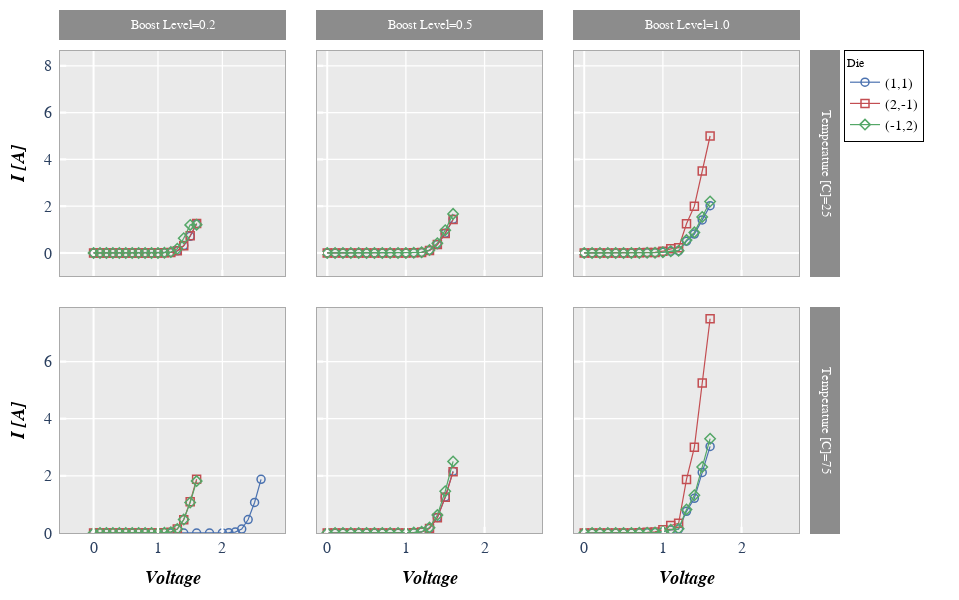

Notebook code cell kept with this figure:
### Markdown cell above
If we provide DataFrame column names for both ``row`` and ``col`` keywords, we create a grid of subplots where each combination of unique values is used to make a subplot.

### Code cell
fcp.plot(df, x='Voltage', y='I [A]', legend='Die', col='Boost Level', row='Temperature [C]', show=True, legend_edge_color='#000000',
         modebar_visible=True, modebar_fill_color='#000000', ax_edge_width=1, ymin=0,
         ax_size=[225, 225], filter='Substrate=="Si" & Target Wavelength==450', label_rc_font_size=13)

### Figure 1 — Plotly figure (JSON) as saved in the notebook; plotly's stock layout.template omitted (floating-point values rounded to 4 significant figures)
{"data": [{"line": {"width": 1.2}, "marker": {"color": "#4b72b0", "line": {"color": "#4b72b0", "width": 1.5}, "size": 8, "symbol": "circle-open"}, "mode": "lines+markers", "name": "(1,1)", "showlegend": true, "type": "scatter", "x": [0, 0.1, 0.2, 0.3, 0.4, 0.5, 0.6, 0.7, 0.8, 0.9, 1, 1.1, 1.2, 1.3, 1.4, 1.5, 1.6], "xaxis": "x", "y": [0, 0, 0, 0, 0, 0, 0, 0, 0, 0, 0.001, 0.007, 0.021, 0.091, 0.314, 0.713, 1.253], "yaxis": "y"}, {"line": {"width": 1.2}, "marker": {"color": "#c34e52", "line": {"color": "#c34e52", "width": 1.5}, "size": 8, "symbol": "square-open"}, "mode": "lines+markers", "name": "(2,-1)", "showlegend": true, "type": "scatter", "x": [0, 0.1, 0.2, 0.3, 0.4, 0.5, 0.6, 0.7, 0.8, 0.9, 1, 1.1, 1.2, 1.3, 1.4, 1.5, 1.6], "xaxis": "x", "y": [0, 0, 0, 0, 0, 0, 0, 0, 0, 0, 0.001, 0.007, 0.02, 0.092, 0.309, 0.731, 1.255], "yaxis": "y"}, {"line": {"width": 1.2}, "marker": {"color": "#54a767", "line": {"color": "#54a767", "width": 1.5}, "size": 8, "symbol": "diamond-open"}, "mode": "lines+markers", "name": "(-1,2)", "showlegend": true, "type": "scatter", "x": [0, 0.1, 0.2, 0.3, 0.4, 0.5, 0.6, 0.7, 0.8, 0.9, 1, 1.1, 1.2, 1.3, 1.4, 1.5, 1.6], "xaxis": "x", "y": [0, 0, 0, 0, 0, 0, 0, 0, 0, 0, 0.002, 0.014, 0.04, 0.18, 0.63, 1.2, 1.211], "yaxis": "y"}, {"line": {"width": 1.2}, "marker": {"color": "#4b72b0", "line": {"color": "#4b72b0", "width": 1.5}, "size": 8, "symbol": "circle-open"}, "mode": "lines+markers", "name": "(1,1)", "showlegend": false, "type": "scatter", "x": [0, 0.1, 0.2, 0.3, 0.4, 0.5, 0.6, 0.7, 0.8, 0.9, 1, 1.1, 1.2, 1.3, 1.4, 1.5, 1.6], "xaxis": "x2", "y": [0, 0, 0, 0, 0, 0, 0, 0, 0, 0, 0.0012, 0.0084, 0.024, 0.108, 0.36, 0.84, 1.44], "yaxis": "y2"}, {"line": {"width": 1.2}, "marker": {"color": "#c34e52", "line": {"color": "#c34e52", "width": 1.5}, "size": 8, "symbol": "square-open"}, "mode": "lines+markers", "name": "(2,-1)", "showlegend": false, "type": "scatter", "x": [0, 0.1, 0.2, 0.3, 0.4, 0.5, 0.6, 0.7, 0.8, 0.9, 1, 1.1, 1.2, 1.3, 1.4, 1.5, 1.6], "xaxis": "x2", "y": [0, 0, 0, 0, 0, 0, 0, 0, 0, 0.001, 0.00119, 0.00833, 0.0238, 0.1071, 0.357, 0.833, 1.428], "yaxis": "y2"}, {"line": {"width": 1.2}, "marker": {"color": "#54a767", "line": {"color": "#54a767", "width": 1.5}, "size": 8, "symbol": "diamond-open"}, "mode": "lines+markers", "name": "(-1,2)", "showlegend": false, "type": "scatter", "x": [0, 0.1, 0.2, 0.3, 0.4, 0.5, 0.6, 0.7, 0.8, 0.9, 1, 1.1, 1.2, 1.3, 1.4, 1.5, 1.6], "xaxis": "x2", "y": [0, 0, 0, 0, 0, 0, 0, 0, 0, 0.0005, 0.001392, 0.009747, 0.02785, 0.1253, 0.4177, 0.9747, 1.671], "yaxis": "y2"}, {"line": {"width": 1.2}, "marker": {"color": "#4b72b0", "line": {"color": "#4b72b0", "width": 1.5}, "size": 8, "symbol": "circle-open"}, "mode": "lines+markers", "name": "(1,1)", "showlegend": false, "type": "scatter", "x": [0, 0.1, 0.2, 0.3, 0.4, 0.5, 0.6, 0.7, 0.8, 0.9, 1, 1.1, 1.2, 1.3, 1.4, 1.5, 1.6], "xaxis": "x3", "y": [0, 0, 0, 0, 0, 0, 0.00101, 0.00303, 0.00707, 0.0101, 0.0303, 0.0707, 0.0909, 0.505, 0.808, 1.414, 2.02], "yaxis": "y3"}, {"line": {"width": 1.2}, "marker": {"color": "#c34e52", "line": {"color": "#c34e52", "width": 1.5}, "size": 8, "symbol": "square-open"}, "mode": "lines+markers", "name": "(2,-1)", "showlegend": false, "type": "scatter", "x": [0, 0.1, 0.2, 0.3, 0.4, 0.5, 0.6, 0.7, 0.8, 0.9, 1, 1.1, 1.2, 1.3, 1.4, 1.5, 1.6], "xaxis": "x3", "y": [0, 0, 0, 0, 0, 0, 0.0025, 0.0075, 0.0175, 0.025, 0.075, 0.175, 0.225, 1.25, 2, 3.5, 5], "yaxis": "y3"}, {"line": {"width": 1.2}, "marker": {"color": "#54a767", "line": {"color": "#54a767", "width": 1.5}, "size": 8, "symbol": "diamond-open"}, "mode": "lines+markers", "name": "(-1,2)", "showlegend": false, "type": "scatter", "x": [0, 0.1, 0.2, 0.3, 0.4, 0.5, 0.6, 0.7, 0.8, 0.9, 1, 1.1, 1.2, 1.3, 1.4, 1.5, 1.6], "xaxis": "x3", "y": [0, 0, 0, 0, 0, 0, 0.0011, 0.0033, 0.0077, 0.011, 0.033, 0.077, 0.099, 0.55, 0.88, 1.54, 2.2], "yaxis": "y3"}, {"line": {"width": 1.2}, "marker": {"color": "#4b72b0", "line": {"color": "#4b72b0", "width": 1.5}, "size": 8, "symbol": "circle-open"}, "mode": "lines+markers", "name": "(1,1)", "showlegend": false, "type": "scatter", "x": [0, 0.2, 0.4, 0.6, 0.8, 1, 1.2, 1.4, 1.6, 1.8, 2, 2.1, 2.2, 2.3, 2.4, 2.5, 2.6], "xaxis": "x4", "y": [0, 0, 0, 0, 0, 0, 0, 0, 0, 0, 0.0015, 0.0105, 0.0315, 0.1365, 0.471, 1.069, 1.879], "yaxis": "y4"}, {"line": {"width": 1.2}, "marker": {"color": "#c34e52", "line": {"color": "#c34e52", "width": 1.5}, "size": 8, "symbol": "square-open"}, "mode": "lines+markers", "name": "(2,-1)", "showlegend": false, "type": "scatter", "x": [0, 0.1, 0.2, 0.3, 0.4, 0.5, 0.6, 0.7, 0.8, 0.9, 1, 1.1, 1.2, 1.3, 1.4, 1.5, 1.6], "xaxis": "x4", "y": [0, 0, 0, 0, 0, 0, 0, 0, 0, 0, 0.0015, 0.0105, 0.03, 0.138, 0.4635, 1.097, 1.883], "yaxis": "y4"}, {"line": {"width": 1.2}, "marker": {"color": "#54a767", "line": {"color": "#54a767", "width": 1.5}, "size": 8, "symbol": "diamond-open"}, "mode": "lines+markers", "name": "(-1,2)", "showlegend": false, "type": "scatter", "x": [0, 0.1, 0.2, 0.3, 0.4, 0.5, 0.6, 0.7, 0.8, 0.9, 1, 1.1, 1.2, 1.3, 1.4, 1.5, 1.6], "xaxis": "x4", "y": [0, 0, 0, 0, 0, 0, 0, 0, 0, 0, 0.0015, 0.0105, 0.03, 0.138, 0.4725, 1.068, 1.817], "yaxis": "y4"}, {"line": {"width": 1.2}, "marker": {"color": "#4b72b0", "line": {"color": "#4b72b0", "width": 1.5}, "size": 8, "symbol": "circle-open"}, "mode": "lines+markers", "name": "(1,1)", "showlegend": false, "type": "scatter", "x": [0, 0.1, 0.2, 0.3, 0.4, 0.5, 0.6, 0.7, 0.8, 0.9, 1, 1.1, 1.2, 1.3, 1.4, 1.5, 1.6], "xaxis": "x5", "y": [0, 0, 0, 0, 0, 0, 0, 0, 0, 0, 0.0018, 0.0126, 0.036, 0.162, 0.54, 1.26, 2.16], "yaxis": "y5"}, {"line": {"width": 1.2}, "marker": {"color": "#c34e52", "line": {"color": "#c34e52", "width": 1.5}, "size": 8, "symbol": "square-open"}, "mode": "lines+markers", "name": "(2,-1)", "showlegend": false, "type": "scatter", "x": [0, 0.1, 0.2, 0.3, 0.4, 0.5, 0.6, 0.7, 0.8, 0.9, 1, 1.1, 1.2, 1.3, 1.4, 1.5, 1.6], "xaxis": "x5", "y": [0, 0, 0, 0, 0, 0, 0, 0, 0, 0.0015, 0.001785, 0.01249, 0.0357, 0.1606, 0.5355, 1.25, 2.142], "yaxis": "y5"}, {"line": {"width": 1.2}, "marker": {"color": "#54a767", "line": {"color": "#54a767", "width": 1.5}, "size": 8, "symbol": "diamond-open"}, "mode": "lines+markers", "name": "(-1,2)", "showlegend": false, "type": "scatter", "x": [0, 0.1, 0.2, 0.3, 0.4, 0.5, 0.6, 0.7, 0.8, 0.9, 1, 1.1, 1.2, 1.3, 1.4, 1.5, 1.6], "xaxis": "x5", "y": [0, 0, 0, 0, 0, 0, 0, 0, 0, 0.00075, 0.002089, 0.01462, 0.04177, 0.188, 0.6266, 1.462, 2.506], "yaxis": "y5"}, {"line": {"width": 1.2}, "marker": {"color": "#4b72b0", "line": {"color": "#4b72b0", "width": 1.5}, "size": 8, "symbol": "circle-open"}, "mode": "lines+markers", "name": "(1,1)", "showlegend": false, "type": "scatter", "x": [0, 0.1, 0.2, 0.3, 0.4, 0.5, 0.6, 0.7, 0.8, 0.9, 1, 1.1, 1.2, 1.3, 1.4, 1.5, 1.6], "xaxis": "x6", "y": [0, 0, 0, 0, 0, 0, 0.001515, 0.004545, 0.0106, 0.01515, 0.04545, 0.1061, 0.1363, 0.7575, 1.212, 2.121, 3.03], "yaxis": "y6"}, {"line": {"width": 1.2}, "marker": {"color": "#c34e52", "line": {"color": "#c34e52", "width": 1.5}, "size": 8, "symbol": "square-open"}, "mode": "lines+markers", "name": "(2,-1)", "showlegend": false, "type": "scatter", "x": [0, 0.1, 0.2, 0.3, 0.4, 0.5, 0.6, 0.7, 0.8, 0.9, 1, 1.1, 1.2, 1.3, 1.4, 1.5, 1.6], "xaxis": "x6", "y": [0, 0, 0, 0, 0, 0, 0.00375, 0.01125, 0.02625, 0.0375, 0.1125, 0.2625, 0.3375, 1.875, 3, 5.25, 7.5], "yaxis": "y6"}, {"line": {"width": 1.2}, "marker": {"color": "#54a767", "line": {"color": "#54a767", "width": 1.5}, "size": 8, "symbol": "diamond-open"}, "mode": "lines+markers", "name": "(-1,2)", "showlegend": false, "type": "scatter", "x": [0, 0.1, 0.2, 0.3, 0.4, 0.5, 0.6, 0.7, 0.8, 0.9, 1, 1.1, 1.2, 1.3, 1.4, 1.5, 1.6], "xaxis": "x6", "y": [0, 0, 0, 0, 0, 0, 0.00165, 0.00495, 0.01155, 0.0165, 0.0495, 0.1155, 0.1485, 0.825, 1.32, 2.31, 3.3], "yaxis": "y6"}], "layout": {"annotations": [{"font": {"color": "#ffffff", "family": "sans-serif", "size": 13}, "showarrow": false, "text": "Boost Level=0.2", "textangle": 0, "x": 0.5044, "xanchor": "center", "xref": "x domain", "y": 1.116, "yanchor": "middle", "yref": "y domain"}, {"font": {"color": "#ffffff", "family": "sans-serif", "size": 13}, "showarrow": false, "text": "Boost Level=0.5", "textangle": 0, "x": 0.5044, "xanchor": "center", "xref": "x2 domain", "y": 1.116, "yanchor": "middle", "yref": "y2 domain"}, {"font": {"color": "#ffffff", "family": "sans-serif", "size": 13}, "showarrow": false, "text": "Temperature [C]=25", "textangle": 90, "x": 1.116, "xanchor": "center", "xref": "x3 domain", "y": 0.5, "yanchor": "middle", "yref": "y3 domain"}, {"font": {"color": "#ffffff", "family": "sans-serif", "size": 13}, "showarrow": false, "text": "Boost Level=1.0", "textangle": 0, "x": 0.5044, "xanchor": "center", "xref": "x3 domain", "y": 1.116, "yanchor": "middle", "yref": "y3 domain"}, {"font": {"color": "#ffffff", "family": "sans-serif", "size": 13}, "showarrow": false, "text": "Temperature [C]=75", "textangle": 90, "x": 1.116, "xanchor": "center", "xref": "x6 domain", "y": 0.5, "yanchor": "middle", "yref": "y6 domain"}], "autosize": true, "height": 600, "legend": {"bgcolor": "#ffffff", "bordercolor": "#000000", "borderwidth": 1, "font": {"color": "black", "family": "sans-serif", "size": 14}, "itemwidth": 30, "title": {"font": {"family": "sans-serif", "size": 12}, "text": "Die"}, "traceorder": "normal", "x": 1.001, "xanchor": "right", "y": 1, "yanchor": "top"}, "margin": {"b": 66, "l": 60, "r": 36, "t": 50}, "modebar": {"bgcolor": "#000000", "orientation": "v"}, "paper_bgcolor": "#ffffff", "plot_bgcolor": "#eaeaea", "shapes": [{"fillcolor": "#8c8c8c", "line": {"color": "#8c8c8c", "width": 0}, "type": "rect", "x0": -0.004444, "x1": 1.004, "xref": "x domain", "y0": 1.049, "y1": 1.182, "yref": "y domain"}, {"fillcolor": "#8c8c8c", "line": {"color": "#8c8c8c", "width": 0}, "type": "rect", "x0": -0.004444, "x1": 1.004, "xref": "x2 domain", "y0": 1.049, "y1": 1.182, "yref": "y2 domain"}, {"fillcolor": "#8c8c8c", "line": {"color": "#8c8c8c", "width": 0}, "type": "rect", "x0": 1.049, "x1": 1.182, "xref": "x3 domain", "y0": 1.004, "y1": -0.004444, "yref": "y3 domain"}, {"fillcolor": "#8c8c8c", "line": {"color": "#8c8c8c", "width": 0}, "type": "rect", "x0": -0.004444, "x1": 1.004, "xref": "x3 domain", "y0": 1.049, "y1": 1.182, "yref": "y3 domain"}, {"fillcolor": "#8c8c8c", "line": {"color": "#8c8c8c", "width": 0}, "type": "rect", "x0": 1.049, "x1": 1.182, "xref": "x6 domain", "y0": 1.004, "y1": -0.004444, "yref": "y6 domain"}], "showlegend": true, "title": {"x": 0.5355, "y": 0.98}, "width": 959, "xaxis": {"anchor": "y", "autorange": false, "domain": [0, 0.2607], "gridcolor": "#ffffff", "griddash": "solid", "gridwidth": 1.3, "linecolor": "#aaaaaa", "linewidth": 1, "matches": "x4", "mirror": true, "range": [-0.5212, 2.972], "showline": true, "showticklabels": false, "tickcolor": "#ffffff", "tickfont": {"family": "sans-serif", "size": 16}, "ticklen": 6.2, "ticks": "inside", "tickwidth": 2.2, "type": "linear"}, "xaxis2": {"anchor": "y2", "domain": [0.2978, 0.5585], "gridcolor": "#ffffff", "griddash": "solid", "gridwidth": 1.3, "linecolor": "#aaaaaa", "linewidth": 1, "matches": "x5", "mirror": true, "range": [-0.13, 2.73], "showline": true, "showticklabels": false, "tickcolor": "#ffffff", "tickfont": {"family": "sans-serif", "size": 16}, "ticklen": 6.2, "ticks": "inside", "tickwidth": 2.2, "type": "linear"}, "xaxis3": {"anchor": "y3", "domain": [0.5956, 0.8563], "gridcolor": "#ffffff", "griddash": "solid", "gridwidth": 1.3, "linecolor": "#aaaaaa", "linewidth": 1, "matches": "x6", "mirror": true, "range": [-0.13, 2.73], "showline": true, "showticklabels": false, "tickcolor": "#ffffff", "tickfont": {"family": "sans-serif", "size": 16}, "ticklen": 6.2, "ticks": "inside", "tickwidth": 2.2, "type": "linear"}, "xaxis4": {"anchor": "y4", "autorange": false, "domain": [0, 0.2607], "gridcolor": "#ffffff", "griddash": "solid", "gridwidth": 1.3, "linecolor": "#aaaaaa", "linewidth": 1, "mirror": true, "range": [-0.5212, 2.972], "showline": true, "showticklabels": true, "tickcolor": "#ffffff", "tickfont": {"family": "sans-serif", "size": 16}, "ticklen": 6.2, "ticks": "inside", "tickwidth": 2.2, "title": {"font": {"color": "#000000", "family": "sans-serif", "size": 18}, "standoff": 15, "text": "<i><b><i><b><i><b><i><b>Voltage</b></i></b></i></b></i></b></i>"}, "type": "linear"}, "xaxis5": {"anchor": "y5", "domain": [0.2978, 0.5585], "gridcolor": "#ffffff", "griddash": "solid", "gridwidth": 1.3, "linecolor": "#aaaaaa", "linewidth": 1, "mirror": true, "range": [-0.13, 2.73], "showline": true, "showticklabels": true, "tickcolor": "#ffffff", "tickfont": {"family": "sans-serif", "size": 16}, "ticklen": 6.2, "ticks": "inside", "tickwidth": 2.2, "title": {"font": {"color": "#000000", "family": "sans-serif", "size": 18}, "standoff": 15, "text": "<i><b><i><b><i><b><i><b><i><b>Voltage</b></i></b></i></b></i></b></i></b></i>"}, "type": "linear"}, "xaxis6": {"anchor": "y6", "domain": [0.5956, 0.8563], "gridcolor": "#ffffff", "griddash": "solid", "gridwidth": 1.3, "linecolor": "#aaaaaa", "linewidth": 1, "mirror": true, "range": [-0.13, 2.73], "showline": true, "showticklabels": true, "tickcolor": "#ffffff", "tickfont": {"family": "sans-serif", "size": 16}, "ticklen": 6.2, "ticks": "inside", "tickwidth": 2.2, "title": {"font": {"color": "#000000", "family": "sans-serif", "size": 18}, "standoff": 15, "text": "<i><b><i><b><i><b><i><b><i><b><i><b>Voltage</b></i></b></i></b></i></b></i></b></i></b></i>"}, "type": "linear"}, "yaxis": {"anchor": "x", "autorange": false, "domain": [0.5331, 0.9979], "gridcolor": "#ffffff", "griddash": "solid", "gridwidth": 1.3, "linecolor": "#aaaaaa", "linewidth": 1, "mirror": true, "range": [-0.9847, 8.634], "showline": true, "showticklabels": true, "tickcolor": "#ffffff", "tickfont": {"family": "sans-serif", "size": 16}, "ticklen": 6.2, "ticks": "inside", "ticksuffix": " ", "tickwidth": 2.2, "title": {"font": {"color": "#000000", "family": "sans-serif", "size": 18}, "standoff": 15, "text": "<i><b>I [A]</b></i>"}, "type": "linear"}, "yaxis2": {"anchor": "x2", "autorange": false, "domain": [0.5331, 0.9979], "gridcolor": "#ffffff", "griddash": "solid", "gridwidth": 1.3, "linecolor": "#aaaaaa", "linewidth": 1, "matches": "y", "mirror": true, "range": [-0.9847, 8.634], "showline": true, "showticklabels": false, "tickcolor": "#ffffff", "tickfont": {"family": "sans-serif", "size": 16}, "ticklen": 6.2, "ticks": "inside", "ticksuffix": " ", "tickwidth": 2.2, "type": "linear"}, "yaxis3": {"anchor": "x3", "autorange": false, "domain": [0.5331, 0.9979], "gridcolor": "#ffffff", "griddash": "solid", "gridwidth": 1.3, "linecolor": "#aaaaaa", "linewidth": 1, "matches": "y", "mirror": true, "range": [-0.9847, 8.634], "showline": true, "showticklabels": false, "tickcolor": "#ffffff", "tickfont": {"family": "sans-serif", "size": 16}, "ticklen": 6.2, "ticks": "inside", "ticksuffix": " ", "tickwidth": 2.2, "type": "linear"}, "yaxis4": {"anchor": "x4", "domain": [0.002066, 0.4669], "gridcolor": "#ffffff", "griddash": "solid", "gridwidth": 1.3, "linecolor": "#aaaaaa", "linewidth": 1, "mirror": true, "range": [0, 7.875], "showline": true, "showticklabels": true, "tickcolor": "#ffffff", "tickfont": {"family": "sans-serif", "size": 16}, "ticklen": 6.2, "ticks": "inside", "ticksuffix": " ", "tickwidth": 2.2, "title": {"font": {"color": "#000000", "family": "sans-serif", "size": 18}, "standoff": 15, "text": "<i><b><i><b><i><b><i><b>I [A]</b></i></b></i></b></i></b></i>"}, "type": "linear"}, "yaxis5": {"anchor": "x5", "domain": [0.002066, 0.4669], "gridcolor": "#ffffff", "griddash": "solid", "gridwidth": 1.3, "linecolor": "#aaaaaa", "linewidth": 1, "matches": "y4", "mirror": true, "range": [0, 7.875], "showline": true, "showticklabels": false, "tickcolor": "#ffffff", "tickfont": {"family": "sans-serif", "size": 16}, "ticklen": 6.2, "ticks": "inside", "ticksuffix": " ", "tickwidth": 2.2, "type": "linear"}, "yaxis6": {"anchor": "x6", "domain": [0.002066, 0.4669], "gridcolor": "#ffffff", "griddash": "solid", "gridwidth": 1.3, "linecolor": "#aaaaaa", "linewidth": 1, "matches": "y4", "mirror": true, "range": [0, 7.875], "showline": true, "showticklabels": false, "tickcolor": "#ffffff", "tickfont": {"family": "sans-serif", "size": 16}, "ticklen": 6.2, "ticks": "inside", "ticksuffix": " ", "tickwidth": 2.2, "type": "linear"}}}
